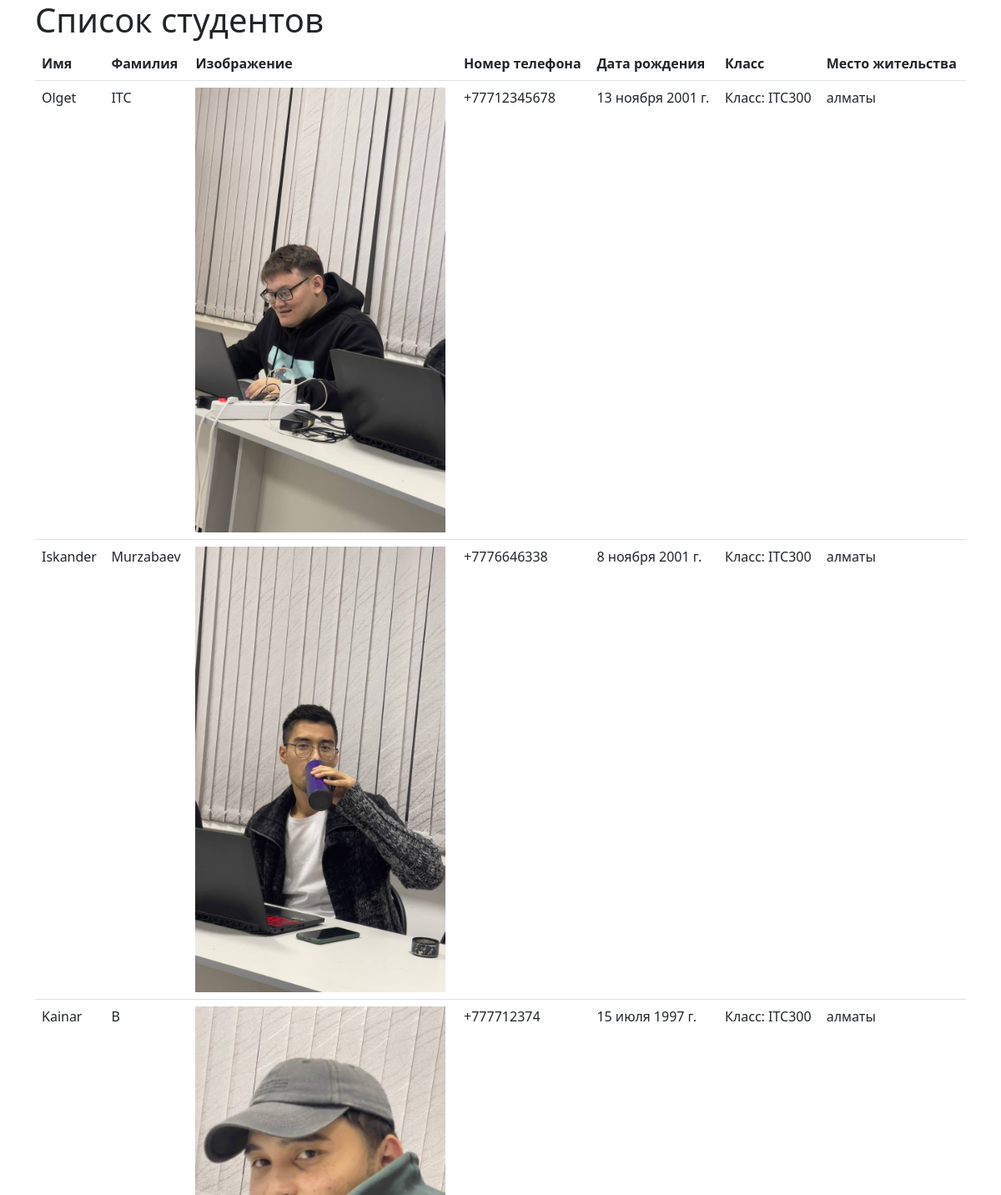
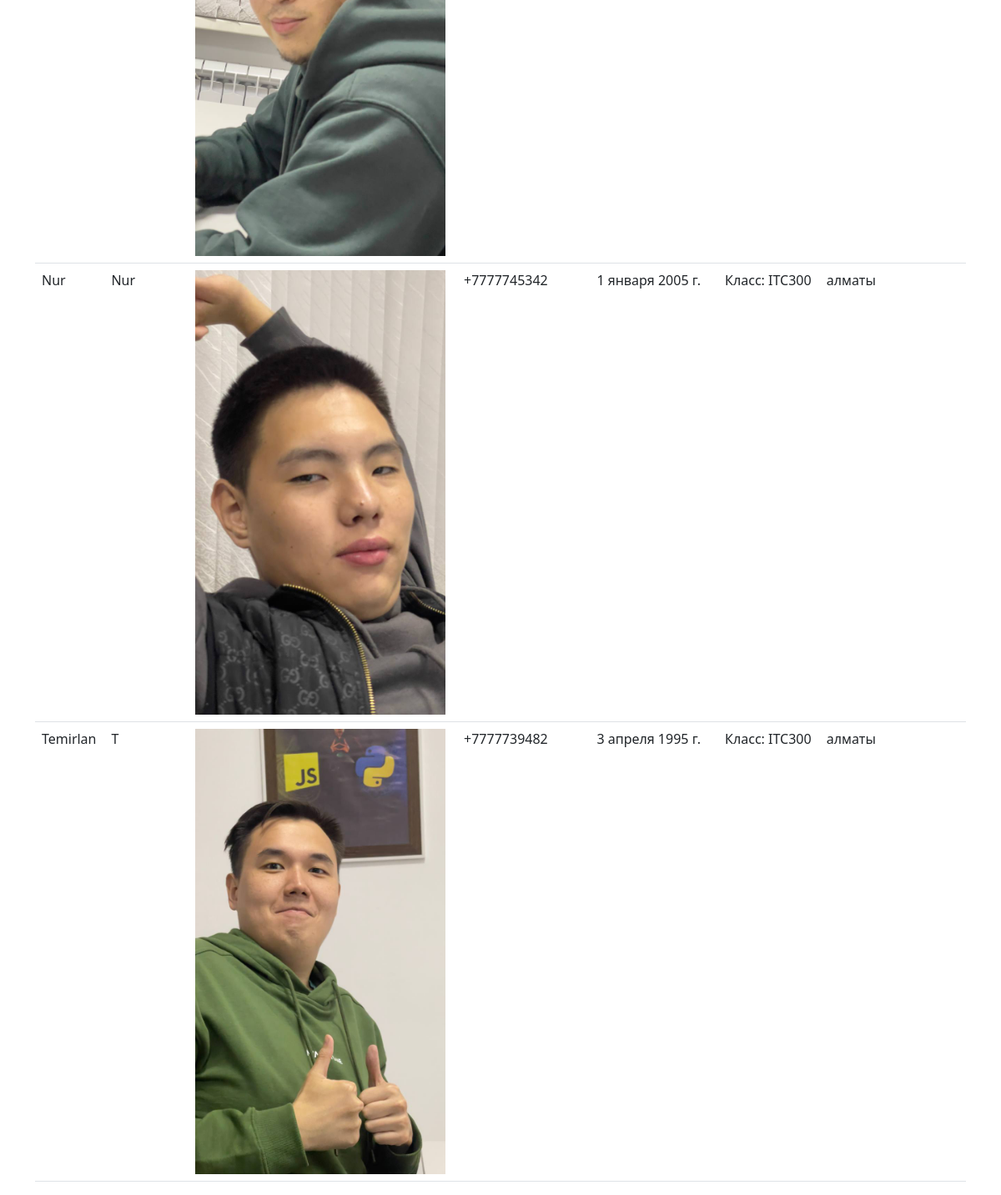
The page /student/ on the database its author committed (2 pictures, top to bottom).
### Student/models.py (models this page shows, shortened)
class Student(models.Model):
    first_name = models.CharField(max_length=255, verbose_name='Имя')
    last_name = models.CharField(max_length=255, verbose_name='Фамилия')
    phone = models.CharField(max_length=50, verbose_name='Телефон')
    location = models.CharField(max_length=500, verbose_name='Место жительства')
    birth_date = models.DateField(verbose_name='Дата рождения')
    image = models.ImageField(upload_to='Student/', verbose_name='Фото')
    grade = models.ForeignKey(Grade, on_delete=models.CASCADE, verbose_name='Класс')
    class Meta:
        verbose_name = "Студент"
        verbose_name_plural = "Студенты"

### grade/models.py (models this page shows)
class Grade(models.Model):
    char = models.CharField(max_length=3, verbose_name='Буква класса')
    number = models.PositiveIntegerField(verbose_name='Номер класса')
    curator = models.ForeignKey(Curator,on_delete=models.CASCADE, verbose_name='Куратор')
    def __str__(self):
        return f"Класс: {self.char}{self.number}"
    class Meta:
        verbose_name = 'Класс'
        verbose_name_plural = 'Классы'

### main/views.py (the view)
# urls.py: path('student/', view_student, name='student_page'),
def view_student(request):
    student = Student.objects.all()
    context = {
        'student_context': student
    }
    return render (request, 'main/student.html', context)

### templates/main/student.html (shortened to what this page needs)
{% extends 'base.html' %}
{% block content %}
<div class="container">
    <h1>Список студентов</h1>
    <table class="table">
        <thead>
            <tr>
                <th>Имя</th>
                <th>Фамилия</th>
                <th>Изображение</th>
                <th>Номер телефона</th>
                <th>Дата рождения</th>
                <th>Класс</th>
                <th>Место жительства</th>
            </tr>
        </thead>
        <tbody>
            {% for stud in student_context %}
                <tr>
                    <td>{{ stud.first_name }}</td>
                    <td>{{ stud.last_name }}</td>
                    <td>
                        <img src="{{ stud.image.url }}" width="300">
                    </td>
                    <td>{{ stud.phone }}</td>
                    <td>{{ stud.birth_date }}</td>
                    <td>{{ stud.grade }}</td>
                    <td>{{ stud.location }}</td>
                </tr>
            {% endfor %}
        </tbody>
    </table>
</div>
{% endblock %}

### templates/base.html (shortened to what this page needs)
<!DOCTYPE html>
<html lang="en">
<head>
    <link rel="stylesheet" href="https://cdn.jsdelivr.net/npm/bootstrap@5.2.3/dist/css/bootstrap.min.css">
</head>
<body>
    {% block content %}
    {% endblock %}
</body>
</html>

### rows shown on the page
Student: first_name "Olget", last_name "ITC", image (picture), phone "+77712345678", birth_date "13 ноября 2001 г.", grade "Класс: ITC300", location "алматы"
Student: first_name "Iskander", last_name "Murzabaev", image (picture), phone "+7776646338", birth_date "8 ноября 2001 г.", grade "Класс: ITC300", location "алматы"
Student: first_name "Kainar", last_name "B", image (picture), phone "+777712374", birth_date "15 июля 1997 г.", grade "Класс: ITC300", location "алматы"
Student: first_name "Nur", last_name "Nur", image (picture), phone "+7777745342", birth_date "1 января 2005 г.", grade "Класс: ITC300", location "алматы"
Student: first_name "Temirlan", last_name "T", image (picture), phone "+7777739482", birth_date "3 апреля 1995 г.", grade "Класс: ITC300", location "алматы"
